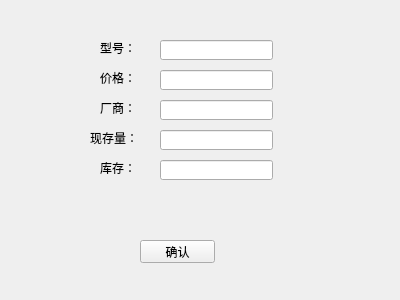
<?xml version="1.0" encoding="UTF-8"?>
<ui version="4.0">
 <class>Store</class>
 <widget class="QWidget" name="Store">
  <property name="geometry">
   <rect>
    <x>0</x>
    <y>0</y>
    <width>400</width>
    <height>300</height>
   </rect>
  </property>
  <property name="windowTitle">
   <string>Form</string>
  </property>
  <widget class="QLineEdit" name="store_mNumber">
   <property name="geometry">
    <rect>
     <x>160</x>
     <y>40</y>
     <width>113</width>
     <height>20</height>
    </rect>
   </property>
  </widget>
  <widget class="QLabel" name="label">
   <property name="geometry">
    <rect>
     <x>100</x>
     <y>40</y>
     <width>54</width>
     <height>16</height>
    </rect>
   </property>
   <property name="text">
    <string>型号：</string>
   </property>
  </widget>
  <widget class="QLabel" name="label_2">
   <property name="geometry">
    <rect>
     <x>100</x>
     <y>70</y>
     <width>54</width>
     <height>16</height>
    </rect>
   </property>
   <property name="text">
    <string>价格：</string>
   </property>
  </widget>
  <widget class="QLineEdit" name="store_price">
   <property name="geometry">
    <rect>
     <x>160</x>
     <y>70</y>
     <width>113</width>
     <height>20</height>
    </rect>
   </property>
  </widget>
  <widget class="QLabel" name="label_3">
   <property name="geometry">
    <rect>
     <x>100</x>
     <y>100</y>
     <width>54</width>
     <height>16</height>
    </rect>
   </property>
   <property name="text">
    <string>厂商：</string>
   </property>
  </widget>
  <widget class="QLineEdit" name="store_factory">
   <property name="geometry">
    <rect>
     <x>160</x>
     <y>100</y>
     <width>113</width>
     <height>20</height>
    </rect>
   </property>
  </widget>
  <widget class="QLabel" name="label_4">
   <property name="geometry">
    <rect>
     <x>90</x>
     <y>130</y>
     <width>54</width>
     <height>16</height>
    </rect>
   </property>
   <property name="text">
    <string>现存量：</string>
   </property>
  </widget>
  <widget class="QLineEdit" name="store_present">
   <property name="geometry">
    <rect>
     <x>160</x>
     <y>130</y>
     <width>113</width>
     <height>20</height>
    </rect>
   </property>
  </widget>
  <widget class="QLabel" name="label_5">
   <property name="geometry">
    <rect>
     <x>100</x>
     <y>160</y>
     <width>54</width>
     <height>16</height>
    </rect>
   </property>
   <property name="text">
    <string>库存：</string>
   </property>
  </widget>
  <widget class="QLineEdit" name="store_repertory">
   <property name="geometry">
    <rect>
     <x>160</x>
     <y>160</y>
     <width>113</width>
     <height>20</height>
    </rect>
   </property>
  </widget>
  <widget class="QPushButton" name="ensure">
   <property name="geometry">
    <rect>
     <x>140</x>
     <y>240</y>
     <width>75</width>
     <height>23</height>
    </rect>
   </property>
   <property name="text">
    <string>确认</string>
   </property>
  </widget>
 </widget>
 <resources/>
 <connections/>
</ui>
